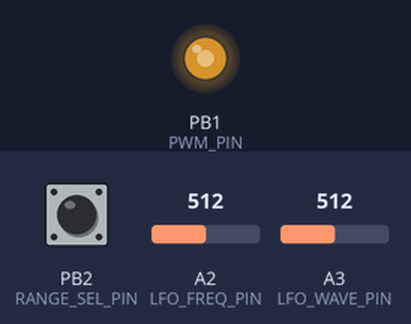
The sketch below on a simulated ATtiny85, built with avr-gcc and run on an emulated ATtiny85. Shown: output pins drawn as LEDs (lit = HIGH). The inputs (shaded band) are chosen by the test bench; at power-on: A2 (LFO_FREQ_PIN) = 512, PB2 (RANGE_SEL_PIN) HIGH, A3 (LFO_WAVE_PIN) = 512.

Above: at 1.2 s.
1.3 s: A2 (LFO_FREQ_PIN) set to 0
At 3.8 s:
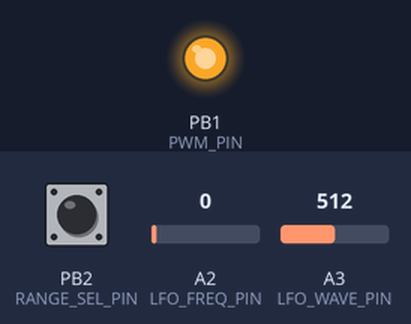
4.3 s: PB2 (RANGE_SEL_PIN) pulled LOW for 3.2 s
At 9.2 s:
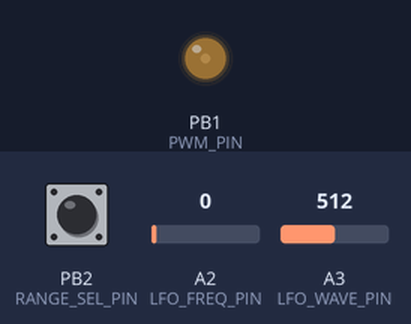
Timing chart, 0 to 16.5 s (numbered marks = the images above; inputs shaded):
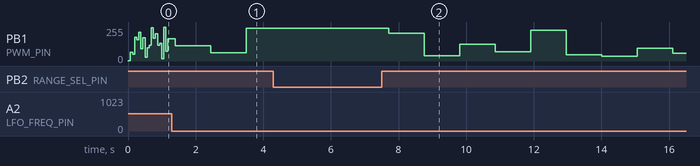

The sketch:

tiny_lfo.ino
```cpp
// (licence header left out)
#include <avr/pgmspace.h>
#include <avr/io.h>
#include <avr/interrupt.h>

#define PWM_PIN 1 //OC1A pin 6 of IC
#define LFO_FREQ_PIN A2 //pin 3 of IC
#define LFO_WAVE_PIN A3 //pin 2 of IC
#define ISR_TEST_PIN 0 //pin 5 of IC
#define RANGE_SEL_PIN 2 //pin 7 of IC
//#define ISR_TEST_BUILD //test the ISR timing
#define LFO_PWM OCR1A

// LFO stuff
bool triPhase = true; // rising or falling phase for triangle wave
uint32_t lfoPhaccu;   // phase accumulator
uint32_t lfoTword_m;  // dds tuning word m
uint8_t lfoCnt = 0;      // top 8 bits of accum is index into table
uint8_t lastLfoCnt = 0;
uint8_t pwmSet; // whole part of pwm
uint8_t ditherByte; // random dither
uint8_t pwmFrac; // fractional part of pwm
uint32_t lfsr = 1; //32 bit LFSR, must be non-zero to startfloat lfoControlVoltage;
enum lfoWaveTypes {
  RAMP,
  SAW,
  TRI,
  SQR,
  SAMPLE_AND_HOLD,
  STEPSUP,
  STEPSDOWN
};
lfoWaveTypes lfoWaveform;

void setup() {
  pinMode(PWM_PIN, OUTPUT);
  #ifdef ISR_TEST_BUILD
  pinMode(ISR_TEST_PIN, OUTPUT);
  #endif
  pinMode(RANGE_SEL_PIN, INPUT);
  digitalWrite(RANGE_SEL_PIN, HIGH); // enable internal pullup
  PLLCSR = _BV(PLLE); // enable PLL
  delay(10); //wait a bit to allow PLL to lock
  while (PLLCSR & _BV(PLOCK) == 0){
    // ensure PLL is locked
  }
  PLLCSR |= _BV(PCKE); // set PCK to 64MHz
  // configure PWM timer 1 channel A
  TCCR1 = _BV(CS10)| _BV(COM1A1) | _BV(PWM1A);
  // Set up timer 0 to generate interrupt at 31.25kHz
  noInterrupts();
  TCCR0A = 0;
  TCCR0B = 0;
  TCNT0 = 0;
  OCR0A = 255;
  TCCR0A = (1 << WGM01);
  TCCR0B = (1 << CS00);
  TIMSK = (1 << OCIE0A);
  interrupts();
}

void getLfoParams() {
  // read ADC to calculate the required DDS tuning word, range 0.01Hz and 10Hz approx
  uint32_t tempVal = analogRead(LFO_FREQ_PIN);
  if (digitalRead(RANGE_SEL_PIN) == 1) {
    // high range, around 1Hz to 31Hz
    if (lfoWaveform == TRI) {
      lfoTword_m = (tempVal << 13) + 262144;
    } else {
      lfoTword_m = (tempVal << 12) + 131072;
    }
  } else {
    // low range, around 0.007Hz to 2Hz
    if (lfoWaveform == TRI) {
      lfoTword_m = (tempVal << 9) + 2048;
    } else {
      lfoTword_m = (tempVal << 8) + 1024;
    }
  }
  // read ADC to get the LFO wave type
  int waveType = analogRead(LFO_WAVE_PIN) >> 7;
  switch (waveType) {
    case 0:
      lfoWaveform = RAMP;
      break;
    case 1:
      lfoWaveform = SAW;
      break;
    case 2:
      lfoWaveform = TRI;
      break;
    case 3:
      lfoWaveform = SQR;
      break;
    case 4:
      lfoWaveform = SAMPLE_AND_HOLD;
      break;
    case 5:
      lfoWaveform = STEPSUP;
      break;
    case 6:
      lfoWaveform = STEPSDOWN;
      break;
    case 7:
      lfoWaveform = RAMP; // reserved
      break;
    default:
      lfoWaveform = RAMP; // reserved
      break;
  }
}

void loop() {
  getLfoParams();
}

ISR(TIMER0_COMPA_vect) {
  #ifdef ISR_TEST_BUILD
  PORTB |= 0x01; // set PB0 high
  #endif
  // LFSR, for dither
  unsigned lsb = lfsr & 1;
  lfsr >>= 1;
  if (lsb) {
    lfsr ^= 0xA3000000u;
  }
  // handle LFO DDS
  lfoPhaccu += lfoTword_m; // increment phase accumulator
  lfoCnt = lfoPhaccu >> 24;  // use upper 8 bits for phase accu as frequency information
  ditherByte = lfsr & 0xFF; // random dither
  pwmFrac = (lfoPhaccu >> 16) & 0xFF; // fractional part of 16 bit value
  switch (lfoWaveform) {
    case RAMP:
      pwmSet = lfoCnt; // whole part
      if ((pwmFrac > ditherByte) && (pwmSet < 255)) {
        pwmSet += 1;
      }
      break;
    case SAW:
      pwmSet = 255 - lfoCnt; // whole part
      // note dither is done in reverse for this waveform
      if ((pwmFrac > ditherByte) && (pwmSet > 0)) {
        pwmSet -= 1;
      }
      break;
    case TRI:
      if (lfoCnt < lastLfoCnt) {
        triPhase = not(triPhase); // reverse direction
      }
      if (triPhase) {
        // rising (same as ramp)
        pwmSet = lfoCnt; // whole part
        if ((pwmFrac > ditherByte) && (pwmSet < 255)) {
          pwmSet += 1;
        }
      } else {
        // falling (same as saw)
        pwmSet = 255 - lfoCnt; // whole part
        // note dither is done in reverse for this waveform
        if ((pwmFrac > ditherByte) && (pwmSet > 0)) {
          pwmSet -= 1;
        }
      }
      break;
    case SQR:
      if (lfoCnt & 0x80) {
        pwmSet = 255;
      } else {
        pwmSet = 0;
      }
      break;
    case SAMPLE_AND_HOLD:
      if (lfoCnt < lastLfoCnt) {
        pwmSet = ditherByte; // random
      }
      break;
    case STEPSUP:
      pwmSet = lfoCnt & 0xE0;
      break;
    case STEPSDOWN:
      pwmSet = (255 - lfoCnt) & 0xE0;
      break;
    default:
      break;
  }
  LFO_PWM = pwmSet;
  lastLfoCnt = lfoCnt;
  #ifdef ISR_TEST_BUILD
  PORTB &= ~0x01; // set PB0 low
  #endif
}
```
